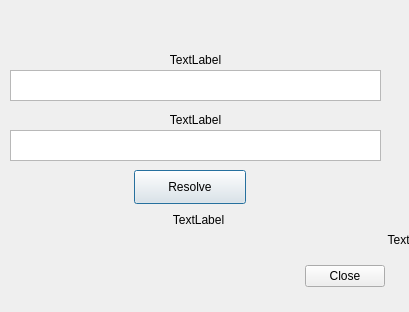
<?xml version="1.0" encoding="UTF-8"?>
<ui version="4.0">
 <class>dualdialog</class>
 <widget class="QDialog" name="dualdialog">
  <property name="geometry">
   <rect>
    <x>0</x>
    <y>0</y>
    <width>409</width>
    <height>312</height>
   </rect>
  </property>
  <property name="windowTitle">
   <string>Dialog</string>
  </property>
  <widget class="QPushButton" name="pushButton">
   <property name="geometry">
    <rect>
     <x>134</x>
     <y>170</y>
     <width>112</width>
     <height>34</height>
    </rect>
   </property>
   <property name="text">
    <string>Resolve</string>
   </property>
  </widget>
  <widget class="QLabel" name="outputLabel">
   <property name="geometry">
    <rect>
     <x>8</x>
     <y>210</y>
     <width>381</width>
     <height>20</height>
    </rect>
   </property>
   <property name="text">
    <string>TextLabel</string>
   </property>
   <property name="alignment">
    <set>Qt::AlignCenter</set>
   </property>
  </widget>
  <widget class="QLabel" name="output">
   <property name="geometry">
    <rect>
     <x>10</x>
     <y>240</y>
     <width>371</width>
     <height>20</height>
    </rect>
   </property>
   <property name="text">
    <string/>
   </property>
   <property name="alignment">
    <set>Qt::AlignCenter</set>
   </property>
  </widget>
  <widget class="QLabel" name="label2">
   <property name="geometry">
    <rect>
     <x>10</x>
     <y>110</y>
     <width>371</width>
     <height>20</height>
    </rect>
   </property>
   <property name="text">
    <string>TextLabel</string>
   </property>
   <property name="alignment">
    <set>Qt::AlignCenter</set>
   </property>
  </widget>
  <widget class="QDialogButtonBox" name="buttonBox_2">
   <property name="geometry">
    <rect>
     <x>304</x>
     <y>260</y>
     <width>81</width>
     <height>32</height>
    </rect>
   </property>
   <property name="orientation">
    <enum>Qt::Horizontal</enum>
   </property>
   <property name="standardButtons">
    <set>QDialogButtonBox::Close</set>
   </property>
  </widget>
  <widget class="QPlainTextEdit" name="input2">
   <property name="geometry">
    <rect>
     <x>10</x>
     <y>130</y>
     <width>371</width>
     <height>31</height>
    </rect>
   </property>
  </widget>
  <widget class="QLabel" name="label">
   <property name="geometry">
    <rect>
     <x>10</x>
     <y>50</y>
     <width>371</width>
     <height>20</height>
    </rect>
   </property>
   <property name="text">
    <string>TextLabel</string>
   </property>
   <property name="alignment">
    <set>Qt::AlignCenter</set>
   </property>
  </widget>
  <widget class="QPlainTextEdit" name="input">
   <property name="geometry">
    <rect>
     <x>10</x>
     <y>70</y>
     <width>371</width>
     <height>31</height>
    </rect>
   </property>
  </widget>
  <widget class="QLabel" name="id">
   <property name="geometry">
    <rect>
     <x>370</x>
     <y>230</y>
     <width>69</width>
     <height>20</height>
    </rect>
   </property>
   <property name="text">
    <string>TextLabel</string>
   </property>
   <property name="alignment">
    <set>Qt::AlignRight|Qt::AlignTrailing|Qt::AlignVCenter</set>
   </property>
  </widget>
 </widget>
 <resources/>
 <connections/>
</ui>
